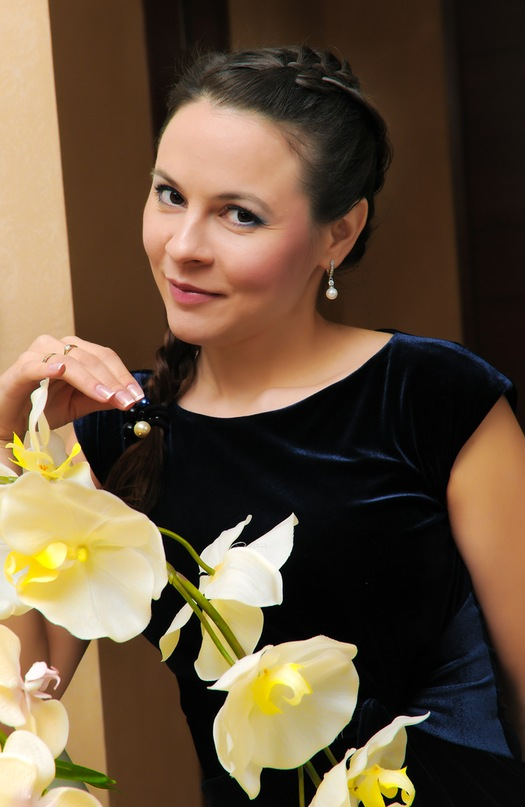
#> input picture OpenCV/in.jpg, 525 x 807 px
$ python showFaces.py
#> lines starting #> are read from the running program, lines starting #| are printed output that depends on the picture
#!/usr/bin/python


import numpy as np
import cv2


image = "in.jpg"
face_cascade = cv2.CascadeClassifier('/usr/local/share/OpenCV/haarcascades/haarcascade_frontalface_default.xml')
img = cv2.imread(image)
#> img is the input picture: shape (807, 525, 3); mean B, G, R 60.3, 82.6, 102.3
img = cv2.resize(img, (0,0), fx=0.5, fy=0.5)
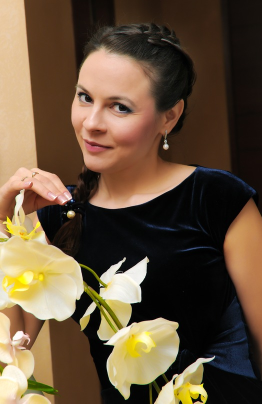
#> img: shape (404, 262, 3); mean B, G, R 60.5, 82.8, 102.5
gray = cv2.cvtColor(img, cv2.COLOR_BGR2GRAY)
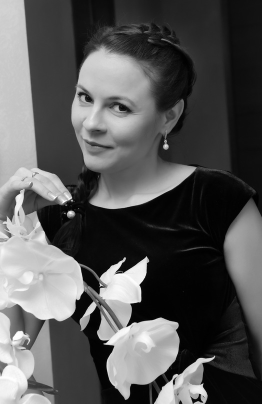
#> gray: shape (404, 262); min 0, max 254, mean 86.2
faces = face_cascade.detectMultiScale(gray, 1.3, 5)
#> faces = [[50, 64, 104, 104]]
for (x,y,w,h) in faces:
  face = img[y:y+h,x:x+w]
  cv2.imwrite("face11.jpg",face)
  cv2.rectangle(img,(x,y),(x+w,y+h),(0,0,255),4)
  cv2.imwrite("face10.jpg",img)
#> this loop made 1 pass
#> pass 1, `face = img[y:y+h,x:x+w]`:
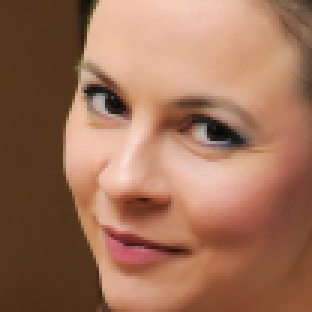
#> face: shape (104, 104, 3) (shown 3 times larger); mean B, G, R 87.5, 111.8, 157.5
#> pass 1, `cv2.imwrite("face10.jpg",img)`:
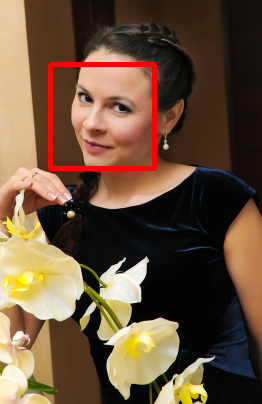
#> saved as face10.jpg: shape (404, 262, 3); mean B, G, R 59.3, 81.2, 105.2
  #cv2.imshow("img",img)
  #cv2.waitKey(0)
  #cv2.destroyAllWindows()

$ run again, with OpenCV/test_default.jpg copied over OpenCV/in.jpg
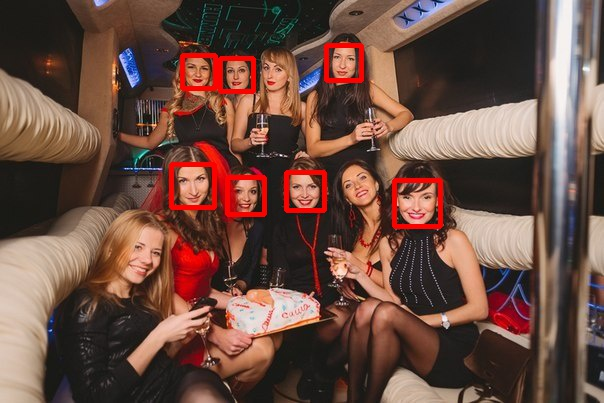
#> input picture OpenCV/test_default.jpg, 604 x 403 px
#> img is the input picture: shape (403, 604, 3); mean B, G, R 65.5, 76.2, 107
#> `img = cv2.resize(img, (0,0), fx=0.5, fy=0.5)`:
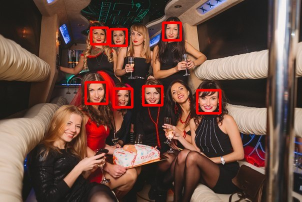
#> img: shape (202, 302, 3); mean B, G, R 65.7, 76.3, 107.1
#> `gray = cv2.cvtColor(img, cv2.COLOR_BGR2GRAY)`:
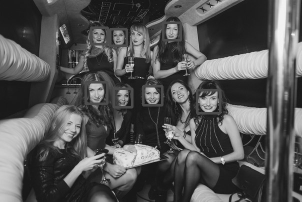
#> gray: shape (202, 302); min 20, max 244, mean 84.3
#> faces = ()
